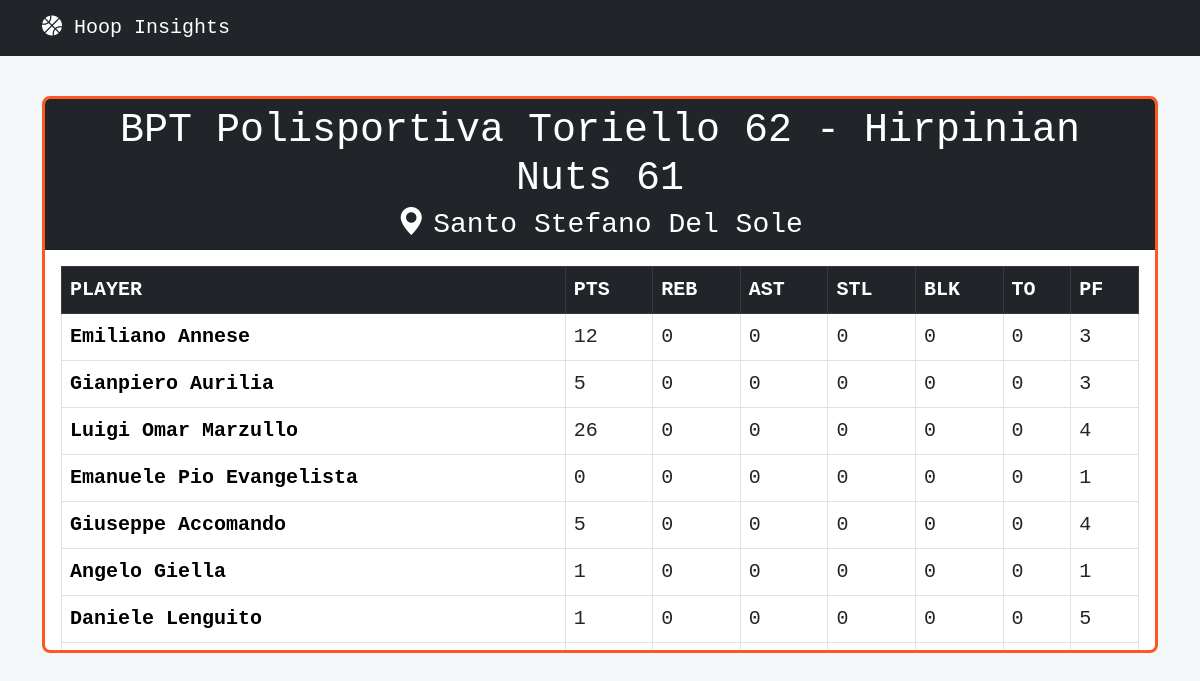
Before: /games/1 with the older database file.
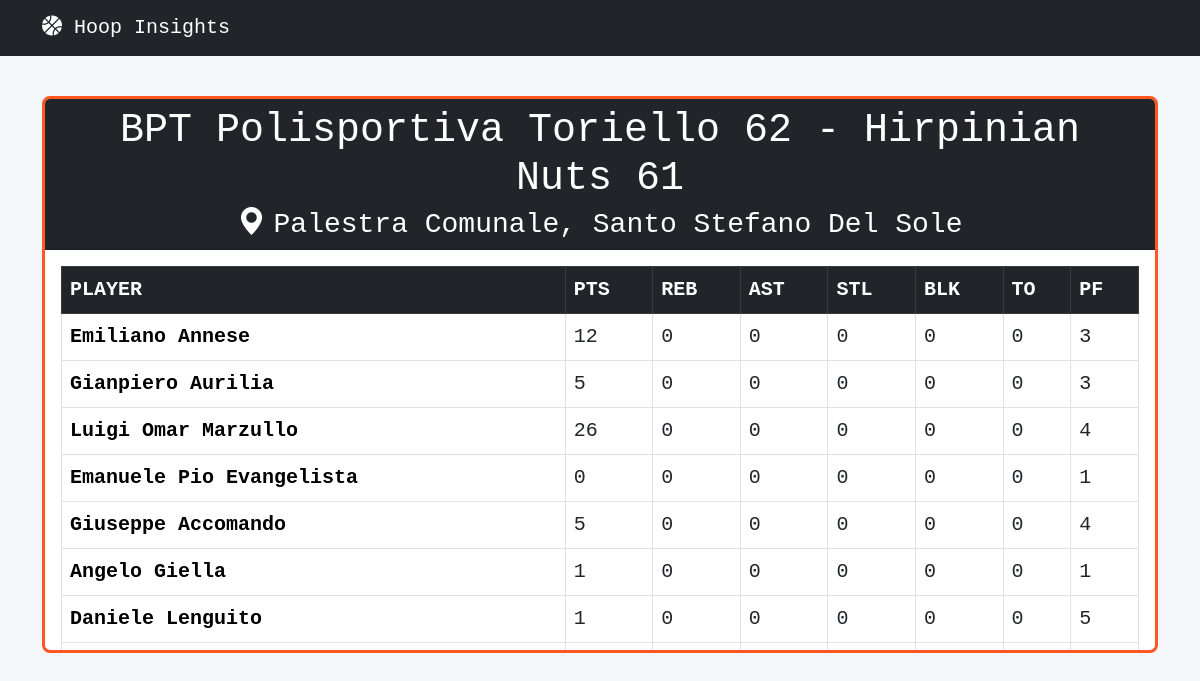
After: the same page with the newer database file.
### tables this page shows
CREATE TABLE games (
    id INTEGER PRIMARY KEY AUTOINCREMENT,
    home_team VARCHAR(255),
    away_team VARCHAR(255),
    home_score INTEGER,
    away_score INTEGER,
    location VARCHAR(255)
);

CREATE TABLE player_stats (
    id INTEGER PRIMARY KEY AUTOINCREMENT,
    player_id INTEGER,
    game_id INTEGER,
    pts INTEGER,
    reb INTEGER,
    ast INTEGER,
    stl INTEGER,
    blk INTEGER,
    turn INTEGER,  
    pf INTEGER,
    FOREIGN KEY (player_id) REFERENCES players (id),
    FOREIGN KEY (game_id) REFERENCES games (id)
);

CREATE TABLE players (
    id INTEGER PRIMARY KEY AUTOINCREMENT,
    name VARCHAR(255),
    jersey INTEGER,
    position VARCHAR(255),
    height REAL,
    weight REAL,
    age INTEGER,
    ppg REAL DEFAULT 0,
    rpg REAL DEFAULT 0,
    apg REAL DEFAULT 0,
    fpg REAL DEFAULT 0
);

### app.py (the view)
@app.route("/games/<int:id>")
def get_game(id):
    connection = get_connection()
    cursor = connection.cursor()
    cursor.execute("SELECT * FROM games WHERE id = ?", (id,))
    game = cursor.fetchone()
    if game:
        cursor.execute("""
            SELECT players.name, players.id, player_stats.pts, player_stats.reb, player_stats.ast,
                   player_stats.stl, player_stats.blk, player_stats.turn, player_stats.pf
            FROM player_stats
            JOIN players ON player_stats.player_id = players.id
            WHERE player_stats.game_id = ?
        """, (id,))
        player_stats = cursor.fetchall()
        connection.close()
        return render_template("game.html", game=game, player_stats=player_stats)
    else:
        connection.close()
        return {"error": "Game not found"}, 404

### app.py (called while the page is built)
def get_connection():
    connection = sqlite3.connect("data/database.db")
    connection.row_factory = sqlite3.Row
    return connection

### templates/game.html
{% extends "base.html" %} {% block content %}
<div class="card border-warning mt-3">
  <div class="card-header bg-dark text-white">
    <h1 class="card-title text-center">
      {{ game.home_team }} {{ game.home_score }} - {{ game.away_team }} {{
      game.away_score }}
    </h1>
    <h3 class="card-subtitle text-center">
      <i class="bi bi-geo-alt-fill me-2"></i>{{ game.location }}
    </h3>
  </div>
  <div class="card-body" style="max-height: 400px; overflow-y: auto">
    <div class="table-responsive">
      <table class="table table-bordered">
        <thead class="table-dark">
          <tr>
            <th>PLAYER</th>
            <th>PTS</th>
            <th>REB</th>
            <th>AST</th>
            <th>STL</th>
            <th>BLK</th>
            <th>TO</th>
            <th>PF</th>
          </tr>
        </thead>
        <tbody>
          {% for stat in player_stats %}
          <tr>
            <td>
              <a
                href="{{ url_for('get_player', id=stat.id) }}"
                class="table-link"
                >{{ stat.name }}</a
              >
            </td>
            <td>{{ stat.pts }}</td>
            <td>{{ stat.reb }}</td>
            <td>{{ stat.ast }}</td>
            <td>{{ stat.stl }}</td>
            <td>{{ stat.blk }}</td>
            <td>{{ stat.turn }}</td>
            <td>{{ stat.pf }}</td>
          </tr>
          {% endfor %}
        </tbody>
      </table>
    </div>
  </div>
</div>
{% endblock %}

### templates/base.html (shortened to what this page needs)
<!DOCTYPE html>
<html lang="it">
  <head>
    <link
      href="https://cdn.jsdelivr.net/npm/bootstrap@5.3.0-alpha1/dist/css/bootstrap.min.css"
      rel="stylesheet"
    />
    <link
      href="https://cdnjs.cloudflare.com/ajax/libs/font-awesome/6.0.0-beta3/css/all.min.css"
      rel="stylesheet"
    />
    <link
      href="https://cdn.jsdelivr.net/npm/bootstrap-icons/font/bootstrap-icons.css"
      rel="stylesheet"
    />
    <link
      href="{{ url_for('static', filename='styles.css') }}"
      rel="stylesheet"
    />
  </head>
  <body>
    <nav class="navbar navbar-expand-lg navbar-dark bg-dark">
      <div class="container">
        <a class="navbar-brand" href="{{ url_for('home') }}">
          <i class="fas fa-basketball-ball"></i> Hoop Insights
        </a>
      </div>
    </nav>
    <main class="container py-4">{% block content %}{% endblock %}</main>
  </body>
</html>

### static/styles.css (style rules this page uses)
body { font-family: "Consolas", monospace; font-size: 20px; background-color: #f4f7fa; color: #333; margin: 0; padding: 0; }
.card.border-warning { border: 3px solid #ff5722 !important; border-radius: 8px; }
.card a { color: black; text-decoration: none; font-weight: bold; transition: color 0.1s ease; }

Changed rows visible on the page:
changed games "BPT Polisportiva Toriello": location "Santo Stefano Del Sole" → "Palestra Comunale, Santo Stefano Del Sole"
